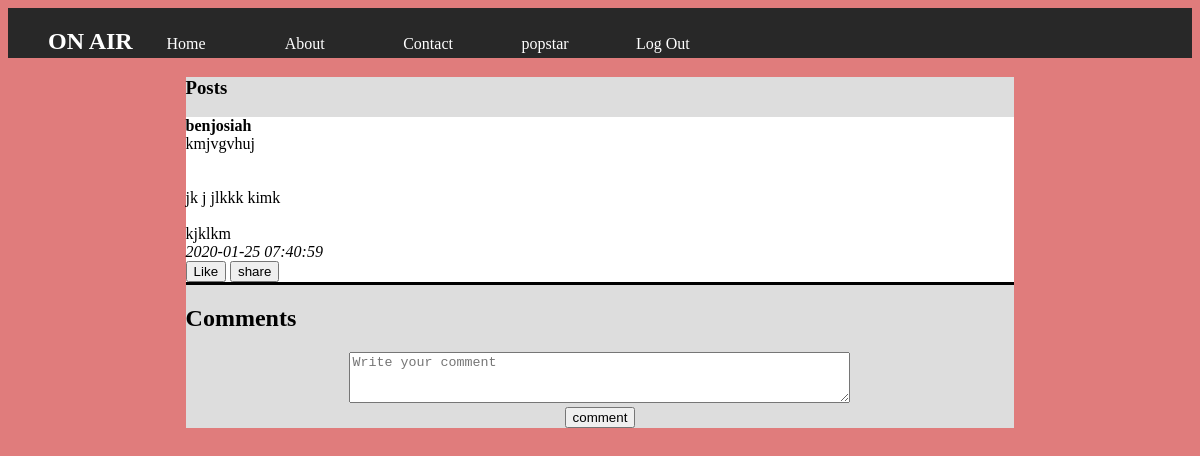
The page /post_comment.php?id=10 (signed in) on the database its author committed.
### tables this page shows
CREATE TABLE IF NOT EXISTS `users` (
  `username` varchar(200) NOT NULL,
  `email` varchar(200) NOT NULL,
  `password` varchar(200) NOT NULL,
  `created_at` timestamp NOT NULL DEFAULT CURRENT_TIMESTAMP,
  `id` int(5) NOT NULL AUTO_INCREMENT,
  PRIMARY KEY (`id`),
  UNIQUE KEY `email` (`email`)
);

CREATE TABLE IF NOT EXISTS `posts` (
  `id` int(4) NOT NULL AUTO_INCREMENT,
  `user_id` int(4) NOT NULL,
  `post` text NOT NULL,
  `created_at` timestamp NOT NULL DEFAULT CURRENT_TIMESTAMP,
  PRIMARY KEY (`id`)
);

### post.php (called while the page is built, shortened)
<?php
class Post
{
	static function SelectPost(){
		require('conn.php');
		$sql="SELECT * FROM `posts` ORDER BY created_at DESC";
		$result=mysqli_query($conn, $sql);
		$posts=mysqli_fetch_all($result, MYSQLI_ASSOC);
		return $posts;
	}
}
?>

### user.php (called while the page is built, shortened)
<?php
class User
{
	static function GetUser(){
		require('conn.php');
		$sql="SELECT * FROM `users`";
		$result=mysqli_query($conn, $sql);
		$users=mysqli_fetch_all($result, MYSQLI_ASSOC);
		return $users;
	}
}
?>

### post_comment.php (the view, shortened to what this page needs)
<?php
 include('header.php') ;
 require('post.php');
 require('User.php');
 $post_id=$_GET['id'];
 $post=Post::SelectPost();
 $users=User::GetUser();
?>
<div class="posts">
	<h3>Posts</h3>
	<?php foreach ($post as $post) { ?>
	<?php if($post['id']==$post_id){  ?>
	<div class="post">
		<?php foreach ($users as $user) { ?>
		<?php if($post['user_id']==$user['id']){  ?>
		<div>
			<b><?php echo $user['username'];  ?></b>
		</div>
		<div>
			<?php echo nl2br($post['post']);  ?>
		</div>
		<div>
			<i><?php echo $post['created_at'];  ?></i>
		</div>
		<div>
			<form action="" method="post">
			<button tyoe="submit" name="like">Like</button>
		<?php if($user['id']==$_SESSION['id']){?>
			<button tyoe="submit" name="edit">Edit</button>
			<button tyoe="submit" name="delete">Delete</button>
			<?php }else { ?>
			<button tyoe="submit" name="">share</button>
			<?php } ?>
		</div>
	</div>
	<?php } ?>
	<?php } ?>
	<h2>Comments</h2>
	<div>
		<form method="post" action="<?php echo $_SERVER['PHP_SELF'].'?id='.$post_id; ?>">
			<center>
			<textarea class="text" id="comment"  name="comment" cols="60" rows="3" placeholder="Write your comment"></textarea>
			<button type="submit" name="com">comment</button>
			</center>
		</form>
	</div>
</div>
<?php } ?>
<?php } ?>
</body>
</html>

### header.php (shortened to what this page needs)
<!DOCTYPE html>
<html>
<head>
	<link rel="stylesheet" type="text/css" href="main.css">
</head>
<body>
		<nav>
			<ul>
				<li><h1>ON AIR</h1></li>
				<a href="newsfeed.php"><li>Home</li></a>
				<li>About</li>
				<li>Contact</li>
				<?php if (!isset($_SESSION['id'])) {?>
					<a href="signin.php"><li>Sign in</li></a>
					<a href="index.php"><li>Sign up</li></a>
				<?php } else{
					echo '<li>'.$_SESSION['username'].'</li>';
					echo "<a href='logout.php'><li>"."Log Out"."</li></a>";
				} ?>
			</ul>
		</nav>

### main.css (style rules this page uses)
body { background-color: rgb(224,124,124); }
nav { width:100%; background-color:#282828; height:50px; margin-top: 0px; }
ul { margin: auto; }
li { display: inline-block; color:#fff; width: 10%; margin: auto; }
form { margin: auto;i3 }
.post { margin: auto; width: 50%; }
.posts { background-color:#ddd; margin:auto; width: 70%; color:black; }
.post { background-color:#fff; margin:auto; width:100%; border-bottom: solid; color:black; }
a:link { color: black; text-decoration: none; }

### rows shown on the page
posts: post "kmjvgvhuj jk j jlkkk kimk kjklkm", created_at "2020-01-25 07:40:59"
users: username "benjosiah", shows "share"

### other values the page prints
$_SESSION['username'] "popstar"
